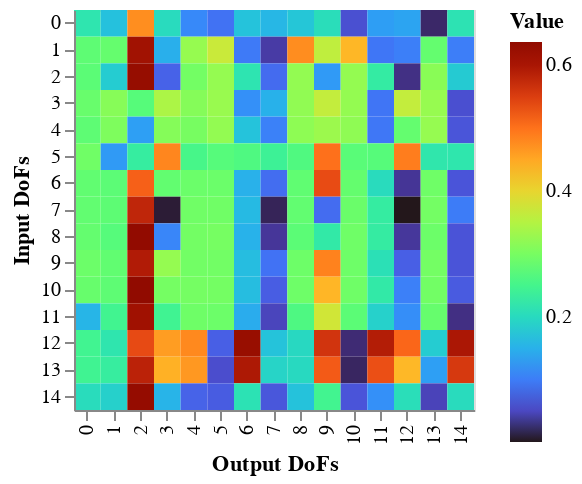

Write notebook code for a chart like this one.
### Markdown cell above
We can also quantify the how alike experiment and data is by calculating the coherence:

### Code cell
# Compute cross-spectrum
cross_spectrum = np.mean(MK_A.FRF * np.conj(YA_mea), axis=0)

# Compute power spectra
power_spectrum_1 = np.mean(np.abs(MK_A.FRF)**2, axis=0)
power_spectrum_2 = np.mean(np.abs(YA_mea)**2, axis=0)

# Compute coherence
coherence = np.transpose(np.abs(cross_spectrum)**2 / (power_spectrum_1 * power_spectrum_2))

pyFBS.imshow(coherence)

### Figure 1 — Vega-Lite specification as saved in the notebook (floating-point values rounded to 4 significant figures; data arrays with more than 128 entries replaced by an {"elided": "..."} marker saying what was removed)
{"config": {"view": {"continuousWidth": 300, "continuousHeight": 300}}, "data": {"name": "data-7af7675cf78ca0cf9df6d8e352c3a056"}, "mark": {"type": "rect"}, "encoding": {"color": {"field": "rec", "legend": {"title": "Value"}, "scale": {"scheme": "turbo"}, "type": "quantitative"}, "tooltip": [{"field": "rec", "format": ".3f", "title": "Value", "type": "quantitative"}], "x": {"axis": {"title": "Output DoFs"}, "field": "x", "type": "ordinal"}, "y": {"axis": {"title": "Input DoFs"}, "field": "y", "type": "ordinal"}}, "height": 200, "title": "", "width": 200, "$schema": "https://vega.github.io/schema/vega-lite/v5.20.1.json", "datasets": {"data-7af7675cf78ca0cf9df6d8e352c3a056": {"elided": "225 records"}}}
